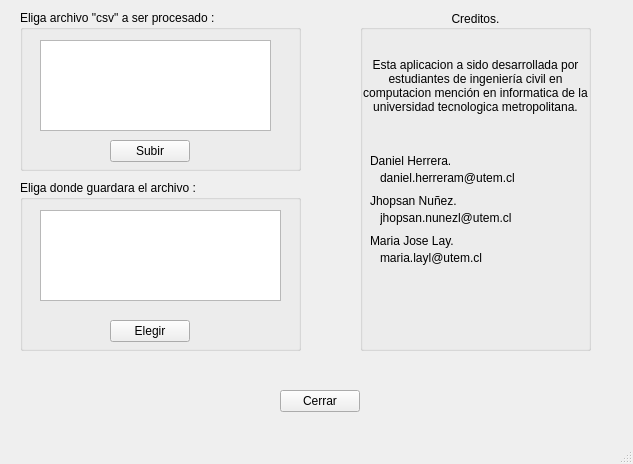
<?xml version="1.0" encoding="UTF-8"?>
<ui version="4.0">
 <class>MainWindow</class>
 <widget class="QMainWindow" name="MainWindow">
  <property name="geometry">
   <rect>
    <x>0</x>
    <y>0</y>
    <width>633</width>
    <height>464</height>
   </rect>
  </property>
  <property name="windowTitle">
   <string>Fixture torneo de futbol.</string>
  </property>
  <property name="autoFillBackground">
   <bool>false</bool>
  </property>
  <widget class="QWidget" name="centralWidget">
   <widget class="QGroupBox" name="groupBox">
    <property name="geometry">
     <rect>
      <x>360</x>
      <y>10</y>
      <width>231</width>
      <height>341</height>
     </rect>
    </property>
    <property name="title">
     <string>Creditos.</string>
    </property>
    <property name="alignment">
     <set>Qt::AlignCenter</set>
    </property>
    <widget class="QLabel" name="label">
     <property name="geometry">
      <rect>
       <x>10</x>
       <y>140</y>
       <width>171</width>
       <height>21</height>
      </rect>
     </property>
     <property name="text">
      <string>Daniel Herrera.</string>
     </property>
    </widget>
    <widget class="QLabel" name="label_2">
     <property name="geometry">
      <rect>
       <x>10</x>
       <y>180</y>
       <width>171</width>
       <height>21</height>
      </rect>
     </property>
     <property name="text">
      <string>Jhopsan Nuñez.</string>
     </property>
    </widget>
    <widget class="QLabel" name="label_3">
     <property name="geometry">
      <rect>
       <x>10</x>
       <y>220</y>
       <width>171</width>
       <height>21</height>
      </rect>
     </property>
     <property name="text">
      <string>Maria Jose Lay.</string>
     </property>
    </widget>
    <widget class="QLabel" name="label_4">
     <property name="geometry">
      <rect>
       <x>0</x>
       <y>20</y>
       <width>231</width>
       <height>111</height>
      </rect>
     </property>
     <property name="acceptDrops">
      <bool>false</bool>
     </property>
     <property name="layoutDirection">
      <enum>Qt::LeftToRight</enum>
     </property>
     <property name="autoFillBackground">
      <bool>false</bool>
     </property>
     <property name="frameShape">
      <enum>QFrame::NoFrame</enum>
     </property>
     <property name="frameShadow">
      <enum>QFrame::Plain</enum>
     </property>
     <property name="text">
      <string>Esta aplicacion a sido desarrollada por estudiantes de ingeniería civil en computacion mención en informatica de la universidad tecnologica metropolitana.</string>
     </property>
     <property name="textFormat">
      <enum>Qt::AutoText</enum>
     </property>
     <property name="scaledContents">
      <bool>false</bool>
     </property>
     <property name="alignment">
      <set>Qt::AlignCenter</set>
     </property>
     <property name="wordWrap">
      <bool>true</bool>
     </property>
     <property name="textInteractionFlags">
      <set>Qt::LinksAccessibleByMouse</set>
     </property>
    </widget>
    <widget class="QLabel" name="label_5">
     <property name="geometry">
      <rect>
       <x>20</x>
       <y>160</y>
       <width>181</width>
       <height>16</height>
      </rect>
     </property>
     <property name="text">
      <string>daniel.herreram@utem.cl</string>
     </property>
    </widget>
    <widget class="QLabel" name="label_6">
     <property name="geometry">
      <rect>
       <x>20</x>
       <y>200</y>
       <width>161</width>
       <height>16</height>
      </rect>
     </property>
     <property name="text">
      <string>jhopsan.nunezl@utem.cl</string>
     </property>
    </widget>
    <widget class="QLabel" name="label_7">
     <property name="geometry">
      <rect>
       <x>20</x>
       <y>240</y>
       <width>161</width>
       <height>16</height>
      </rect>
     </property>
     <property name="text">
      <string>maria.layl@utem.cl</string>
     </property>
    </widget>
   </widget>
   <widget class="QGroupBox" name="groupBox_2">
    <property name="geometry">
     <rect>
      <x>20</x>
      <y>10</y>
      <width>281</width>
      <height>161</height>
     </rect>
    </property>
    <property name="title">
     <string>Eliga archivo &quot;csv&quot; a ser procesado :</string>
    </property>
    <widget class="QPushButton" name="btnsubir">
     <property name="geometry">
      <rect>
       <x>90</x>
       <y>130</y>
       <width>80</width>
       <height>22</height>
      </rect>
     </property>
     <property name="text">
      <string>Subir</string>
     </property>
    </widget>
    <widget class="QTreeView" name="treeView_2">
     <property name="geometry">
      <rect>
       <x>20</x>
       <y>30</y>
       <width>231</width>
       <height>91</height>
      </rect>
     </property>
    </widget>
   </widget>
   <widget class="QGroupBox" name="groupBox_3">
    <property name="geometry">
     <rect>
      <x>20</x>
      <y>180</y>
      <width>281</width>
      <height>171</height>
     </rect>
    </property>
    <property name="title">
     <string>Eliga donde guardara el archivo :</string>
    </property>
    <widget class="QPushButton" name="btnelegir">
     <property name="geometry">
      <rect>
       <x>90</x>
       <y>140</y>
       <width>80</width>
       <height>22</height>
      </rect>
     </property>
     <property name="text">
      <string>Elegir</string>
     </property>
    </widget>
    <widget class="QTreeView" name="treeView">
     <property name="geometry">
      <rect>
       <x>20</x>
       <y>30</y>
       <width>241</width>
       <height>91</height>
      </rect>
     </property>
    </widget>
   </widget>
   <widget class="QPushButton" name="btncerrar">
    <property name="geometry">
     <rect>
      <x>280</x>
      <y>390</y>
      <width>80</width>
      <height>22</height>
     </rect>
    </property>
    <property name="text">
     <string>Cerrar</string>
    </property>
   </widget>
   <widget class="QLabel" name="label_8">
    <property name="geometry">
     <rect>
      <x>450</x>
      <y>360</y>
      <width>81</width>
      <height>71</height>
     </rect>
    </property>
    <property name="text">
     <string/>
    </property>
    <property name="pixmap">
     <pixmap resource="imagen2.qrc">:/futbol.png</pixmap>
    </property>
    <property name="scaledContents">
     <bool>true</bool>
    </property>
   </widget>
  </widget>
  <widget class="QStatusBar" name="statusBar"/>
 </widget>
 <layoutdefault spacing="6" margin="11"/>
 <resources>
  <include location="imagen2.qrc"/>
 </resources>
 <connections>
  <connection>
   <sender>btncerrar</sender>
   <signal>clicked()</signal>
   <receiver>MainWindow</receiver>
   <slot>close()</slot>
   <hints>
    <hint type="sourcelabel">
     <x>331</x>
     <y>324</y>
    </hint>
    <hint type="destinationlabel">
     <x>365</x>
     <y>242</y>
    </hint>
   </hints>
  </connection>
 </connections>
</ui>
